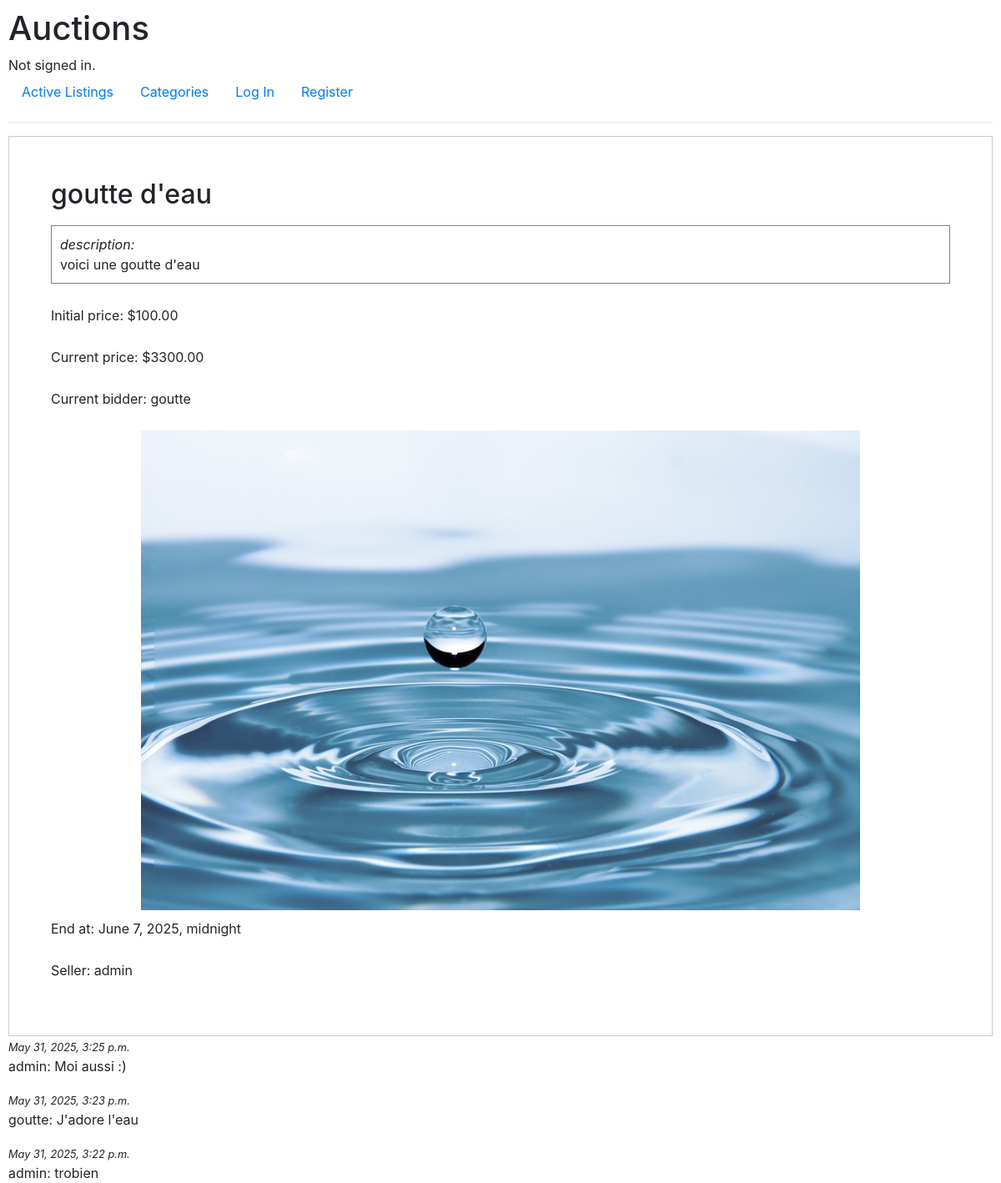
Page /listing/15 on the committed database.
### auctions/models.py (models this page shows, shortened)
class Listing(models.Model):
    id = models.AutoField(primary_key=True)
    owner_id = models.ForeignKey(User, on_delete=models.CASCADE, related_name="listings")
    name = models.CharField(max_length=64)
    description = models.TextField()
    initial_price = models.DecimalField(default=0,max_digits=10, decimal_places=2)
    picture_url = models.ImageField(upload_to='images/', null=True, blank=True)
    created_at = models.DateTimeField(auto_now_add=True)
    end_at = models.DateTimeField()
    bids_count = models.IntegerField(default=0)
    category = models.CharField(default="others", max_length=64)
    last_bid_id = models.ForeignKey("Bid", on_delete=models.SET_NULL, null=True, blank=True)
    is_active = models.BooleanField(default=True)
    winner_id = models.ForeignKey(User, on_delete=models.SET_NULL, null=True, blank=True)

class Bid(models.Model):
    id = models.AutoField(primary_key=True)
    listing_id = models.ForeignKey(Listing, on_delete=models.CASCADE, related_name="bids")
    user_id = models.ForeignKey(User, on_delete=models.CASCADE, related_name="bids")
    amount = models.DecimalField(max_digits=10, decimal_places=2, default=Decimal('0.00'))

class User(AbstractUser):
    id = models.AutoField(primary_key=True)
    watchlist = models.ManyToManyField("Listing", blank=True, related_name="watchlisted_by")

class ListingComment(models.Model):
    id = models.AutoField(primary_key=True)
    listing_id = models.ForeignKey(Listing, on_delete=models.CASCADE, related_name="comments")
    user_id = models.ForeignKey(User, on_delete=models.CASCADE, related_name="comments")
    content = models.TextField(max_length=1000)
    created_at = models.DateTimeField(auto_now_add=True)

### auctions/views.py (the view)
# urls.py: path("listing/<int:listing_id>", views.listing, name="listing"),
def listing(request, listing_id):
    try:
        listing = Listing.objects.get(pk=listing_id)
        comments = ListingComment.objects.filter(listing_id=listing_id).order_by("-created_at")
    except Listing.DoesNotExist:
        return render(request, "auctions/listing.html", {
            "listing_error": "Listing not found"
        })
    if not listing.is_active:
        return render(request, "auctions/listing.html", {
            "listing": listing,
            "error": "This listing is closed"
        })
    return render(request, "auctions/listing.html", {
        "listing": listing,
        "comments": comments
    })

### auctions/templates/auctions/listing.html (shortened to what this page needs)
{% extends "auctions/layout.html" %}
{% block body %}
<div class="listing-page">
    {% if listing_error %}
    <div class="alert alert-danger">{{ listing_error }}</div>
    {% else %}
    <div class="listing-page-content">
        <h2>{{ listing.name }}</h2>
        <p class="listing-description"> <em>description: </em> <br>{{ listing.description}}</p>
        <p>Initial price: ${{ listing.initial_price }}</p>
        {% if listing.last_bid_id %}
            <p>Current price: ${{ listing.last_bid_id.amount }}</p>
            <p>Current bidder: {{ listing.last_bid_id.user_id.username }}</p>
        {% else %}
            <p>Current price: ${{ listing.initial_price }}</p>
            <p>Current bidder: no bidder yet</p>
        {% endif %}
        {% if listing.picture_url %}
        <img src='{{ listing.picture_url.url }}' alt="{{ listing.name }}">
        {% else %}
        {% load static %}
        {% endif %}
        <p>End at: {{ listing.end_at }}</p>
        <p>Seller: {{ listing.owner_id.username }}</p>
    </div>
    {% endif %}
    <div class="listing-comments">
        <div class="listing-comments-container">
            {% for comment in comments %}
            <em style="font-size: 0.8em;">{{ comment.created_at }}</em>
            <p>{{ comment.user_id.username }}: {{ comment.content }}</p>
            {% endfor %}
        </div>
    </div>
</div>
{% endblock %}

### auctions/static/auctions/styles.css (style rules this page uses)
body { padding: 10px; height: 600px; }
.listing-description { border: 1px solid grey; padding: 10px; }
.listing-page-content { padding: 50px; display: flex; flex-direction: column; gap: 10px; border: 1px solid #ccc; }
.listing-page-content img { object-fit: contain; width: 80%; margin: 0 auto; }

### rows in the picture
Listing: name "goutte d'eau", description "voici une goutte d'eau", initial_price "100.00", last_bid_id.amount "3300.00", last_bid_id.user_id.username "goutte", picture_url (picture), end_at "June 7, 2025, midnight", owner_id.username "admin"
ListingComment: created_at "May 31, 2025, 3:25 p.m.", user_id.username "admin", content "Moi aussi :)"
ListingComment: created_at "May 31, 2025, 3:23 p.m.", user_id.username "goutte", content "J'adore l'eau"
ListingComment: created_at "May 31, 2025, 3:22 p.m.", user_id.username "admin", content "trobien"
